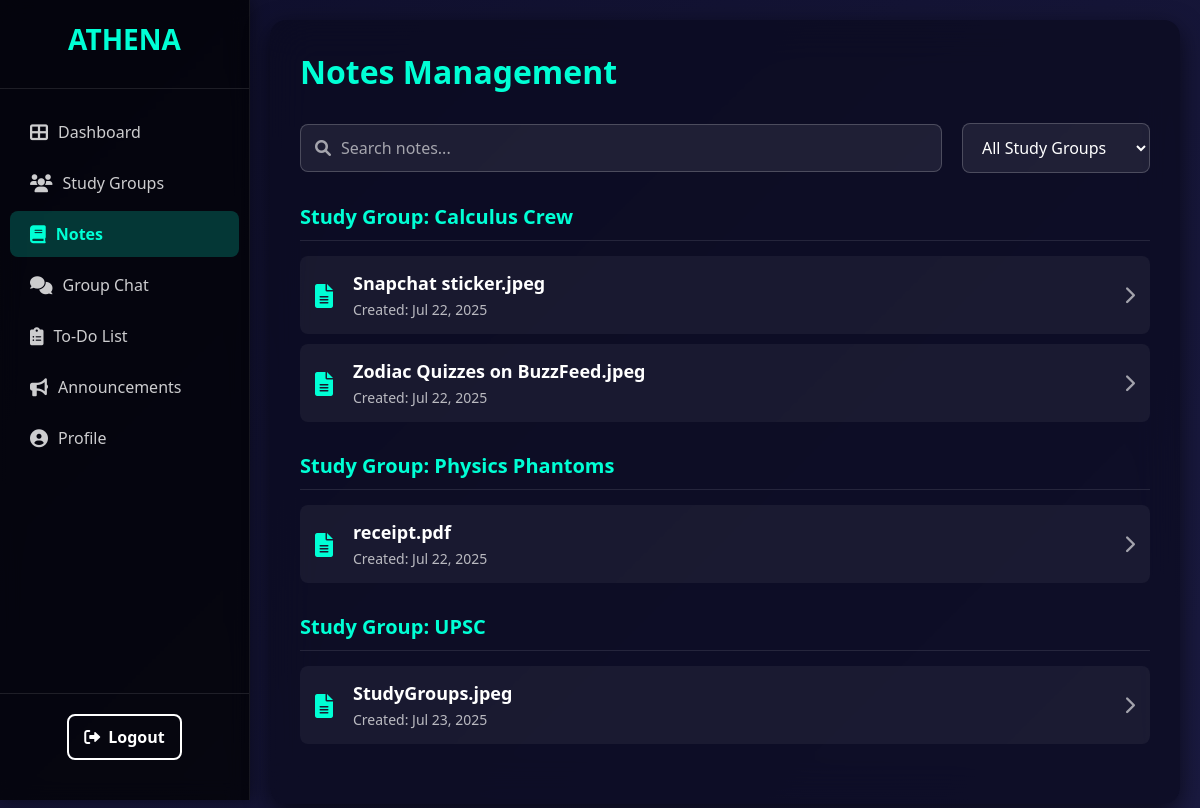
Screenshot of /users/dashboard/notes/notes.php (signed in) with the database file from the repository.
### tables this page shows
CREATE TABLE `downloaded_notes` (
  `download_id` int(11) NOT NULL,
  `note_id` int(11) NOT NULL,
  `user_id` int(11) NOT NULL,
  `title` varchar(255) NOT NULL,
  `downloaded_at` datetime DEFAULT current_timestamp()
);

CREATE TABLE `notes` (
  `note_id` int(11) NOT NULL,
  `group_id` int(11) NOT NULL,
  `user_id` int(11) NOT NULL,
  `title` varchar(100) NOT NULL,
  `file_path` varchar(255) NOT NULL,
  `upload_time` datetime DEFAULT current_timestamp()
);

### users/dashboard/notes/notes.php (the view, shortened to what this page needs)
<?php
require '../../connect.php';
$user_id = $_SESSION['user_id'];
$notes_query = "
    SELECT
        dn.note_id,
        dn.title,
        n.upload_time,
        sg.group_name
    FROM
        downloaded_notes dn
    JOIN
        notes n ON dn.note_id = n.note_id
    JOIN
        study_group sg ON n.group_id = sg.group_id
    WHERE
        dn.user_id = ?
    ORDER BY
        sg.group_name ASC, n.upload_time DESC
";
$stmt = $conn->prepare($notes_query);
$stmt->bind_param("i", $user_id);
$stmt->execute();
$result = $stmt->get_result();
$grouped_notes = [];
while ($row = $result->fetch_assoc()) {
    $grouped_notes[$row['group_name']][] = $row;
}
?>
<!DOCTYPE html>
<html lang="en">
<head>
    <link rel="stylesheet" href="../panelstyle.css" />
    <link rel="stylesheet" href="notes_style.css" />
    <link rel="stylesheet" href="https://cdnjs.cloudflare.com/ajax/libs/font-awesome/6.0.0-beta3/css/all.min.css">
</head>
<body>
    <div class="dashboard-wrapper">
        <aside class="sidebar">
            <div class="sidebar-header">
                <div class="logo">ATHENA</div>
            </div>
            <nav class="sidebar-nav">
                <ul>
                    <li><a href="../user_panel.php"><i class="fas fa-th-large"></i> Dashboard</a></li>
                    <li><a href="../study_groups/study_group.php"><i class="fas fa-users"></i> Study Groups</a></li>
                    <li class="active"><a href="notes.php"><i class="fas fa-book"></i> Notes</a></li>
                    <li><a href="../chat_box/group_chat.php"><i class="fas fa-comments"></i> Group Chat</a></li>
                    <li><a href="../to-do/to-do.php"><i class="fas fa-clipboard-list"></i> To-Do List</a></li>
                    <li><a href="../announcements/u_announcements.php"><i class="fas fa-bullhorn"></i> Announcements</a></li>
                    <li><a href="../profile/profile_page.php"><i class="fas fa-user-circle"></i> Profile</a></li>
                </ul>
            </nav>
            <div class="sidebar-footer">
                <a href="../../user_logout.php" class="logout-btn"><i class="fas fa-sign-out-alt"></i> Logout</a>
            </div>
        </aside>
        <main class="main-content">
            <header class="main-header">
                <div class="welcome-section">
                    <h2>Notes Management</h2>
                </div>
            </header>
            <section class="notes-container">
                <div class="notes-toolbar">
                    <div class="search-notes">
                        <i class="fas fa-search"></i>
                        <input type="text" id="notes-search-input" placeholder="Search notes...">
                    </div>
                    <div class="filter-groups">
                        <select id="group-filter-select">
                            <option value="all">All Study Groups</option>
                        </select>
                    </div>
                </div>
                <div class="notes-list">
                    <?php if (empty($grouped_notes)): ?>
                        <p class="no-data">You haven't downloaded any notes yet.</p>
                    <?php else: ?>
                        <?php foreach ($grouped_notes as $group_name => $notes): ?>
                            <div class="study-group-section">
                                <h3 class="study-group-header">Study Group: <?= htmlspecialchars($group_name) ?></h3>
                                <?php foreach ($notes as $note): ?>
                                    <a href="../chat_box/log_download.php?note_id=<?= $note['note_id'] ?>" class="note-item-link">
                                        <div class="note-item">
                                            <div class="note-icon">
                                                <i class="fas fa-file-alt"></i>
                                            </div>
                                            <div class="note-info">
                                                <p class="note-title"><?= htmlspecialchars($note['title']) ?></p>
                                                <p class="note-date">Created: <?= date('M d, Y', strtotime($note['upload_time'])) ?></p>
                                            </div>
                                            <div class="note-action">
                                                <i class="fas fa-chevron-right"></i>
                                            </div>
                                        </div>
                                    </a>
                                <?php endforeach; ?>
                            </div>
                        <?php endforeach; ?>
                    <?php endif; ?>
                </div>
            </section>
        </main>
    </div>
</body>
</html>

### users/dashboard/panelstyle.css (style rules this page uses)
* { margin: 0; padding: 0; box-sizing: border-box; font-family: 'Segoe UI', sans-serif; }
body { background: linear-gradient(135deg, #0f0f2c, #1a1a40); color: white; min-height: 100vh; display: flex; }
a { text-decoration: none; color: inherit; }
.dashboard-wrapper { display: flex; width: 100%; min-height: 100vh; }
.sidebar { width: 250px; background-color: rgba(0, 0, 0, 0.7); backdrop-filter: blur(10px); box-shadow: 2px 0 15px rgba(0, 0, 0, 0.4); display: flex; flex-direction: column; padding: 20px 0; position: sticky; top: 0; height: 100vh; border-right: 1px solid rgba(255, 255, 255, 0.08); }
.sidebar-header { padding: 0 20px 30px; border-bottom: 1px solid rgba(255, 255, 255, 0.1); margin-bottom: 20px; }
.sidebar-header .logo { font-size: 28px; font-weight: bold; color: #00ffd5; text-align: center; }
.sidebar-nav ul { list-style: none; padding: 0; }
.sidebar-nav li { margin-bottom: 5px; }
.sidebar-nav li a { display: flex; align-items: center; padding: 12px 20px; color: rgba(255, 255, 255, 0.8); font-size: 16px; transition: background-color 0.2s ease, color 0.2s ease; border-radius: 8px; margin: 0 10px; }
.sidebar-nav li a i { margin-right: 10px; font-size: 18px; }
.sidebar-nav li.active a { background-color: rgba(0, 255, 213, 0.2); color: #00ffd5; font-weight: bold; }
.sidebar-footer { margin-top: auto; padding: 20px; border-top: 1px solid rgba(255, 255, 255, 0.1); text-align: center; }
.logout-btn { background-color: transparent; border: 2px solid white; color: white; padding: 10px 15px; border-radius: 8px; display: inline-flex; align-items: center; font-weight: bold; transition: background-color 0.3s ease, color 0.3s ease, transform 0.2s ease; }
.logout-btn i { margin-right: 8px; }
.main-content { flex-grow: 1; padding: 30px; background-color: rgba(10, 10, 30, 0.7); backdrop-filter: blur(20px); border-radius: 16px; margin: 20px; box-shadow: 0 8px 24px rgba(0, 0, 0, 0.6); }
.main-header { display: flex; justify-content: space-between; align-items: center; margin-bottom: 30px; flex-wrap: wrap; gap: 20px; }
.welcome-section h2 { font-size: 32px; color: #00ffd5; margin: 0; }
.group-item, .task-item, .note-item, .report-item { display: flex; justify-content: space-between; align-items: center; padding: 15px 0; border-bottom: 1px solid rgba(255, 255, 255, 0.08); }
.group-item:last-child, .task-item:last-child, .note-item:last-child, .report-item:last-child { border-bottom: none; }

### users/dashboard/notes/notes_style.css (style rules this page uses)
.notes-container { margin-top: 20px; }
.notes-toolbar { display: flex; justify-content: space-between; align-items: center; margin-bottom: 30px; gap: 20px; flex-wrap: wrap; }
.search-notes { position: relative; flex-grow: 1; }
.search-notes i { position: absolute; left: 15px; top: 50%; transform: translateY(-50%); color: rgba(255, 255, 255, 0.6); }
.search-notes input { width: 100%; padding: 12px 15px 12px 40px; background-color: rgba(255, 255, 255, 0.08); border: 1px solid rgba(255, 255, 255, 0.2); border-radius: 8px; color: white; font-size: 16px; outline: none; }
.search-notes input::placeholder { color: rgba(255, 255, 255, 0.6); }
.filter-groups select { padding: 12px 15px; background-color: rgba(255, 255, 255, 0.08); border: 1px solid rgba(255, 255, 255, 0.2); border-radius: 8px; color: white; font-size: 16px; outline: none; cursor: pointer; }
.filter-groups select option { background-color: #1e1e2d; color: white; }
.study-group-section { margin-bottom: 30px; }
.study-group-header { font-size: 20px; color: #00ffd5; margin-bottom: 15px; padding-bottom: 10px; border-bottom: 1px solid rgba(255, 255, 255, 0.1); }
.note-item-link { text-decoration: none; color: inherit; display: block; margin-bottom: 10px; }
.note-item { display: flex; align-items: center; padding: 15px; background-color: rgba(255, 255, 255, 0.05); border-radius: 8px; transition: background-color 0.2s ease, transform 0.2s ease; }
.note-icon { font-size: 24px; color: #00ffd5; margin-right: 20px; }
.note-info { flex-grow: 1; }
.note-title { font-size: 18px; font-weight: bold; margin: 0 0 5px 0; }
.note-date { font-size: 14px; color: rgba(255, 255, 255, 0.7); margin: 0; }
.note-action { font-size: 18px; color: rgba(255, 255, 255, 0.6); }

### rows the page displays
downloaded_notes: title "Snapchat sticker.jpeg", note.upload_time "Jul 22, 2025"
downloaded_notes: title "Zodiac Quizzes on BuzzFeed.jpeg", note.upload_time "Jul 22, 2025"
downloaded_notes: title "receipt.pdf", note.upload_time "Jul 22, 2025"
downloaded_notes: title "StudyGroups.jpeg", note.upload_time "Jul 23, 2025"

### other values shown
$group_name "Calculus Crew"
$group_name "Physics Phantoms"
$group_name "UPSC"
